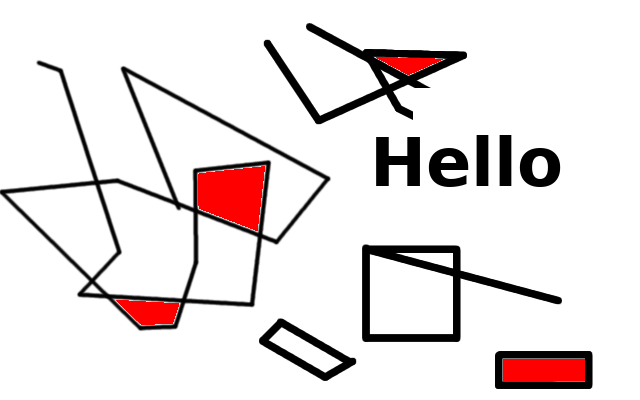
#> input picture modules/open_cv/shapes.png, 640 x 400 px
$ python detect_corners.py
#> lines starting #> are read from the running program, lines starting #| are printed output that depends on the picture; after the words box and inside, x2 and y2 are one past the last pixel; in counts of white or black regions, pixels touching at a corner belong together
import numpy as np
import cv2

image = cv2.imread("shapes.png")
#> image is the input picture: shape (400, 640, 3); mean B, G, R 225.1, 225.1, 231.9
image_gray = cv2.cvtColor(image, cv2.COLOR_BGR2GRAY)
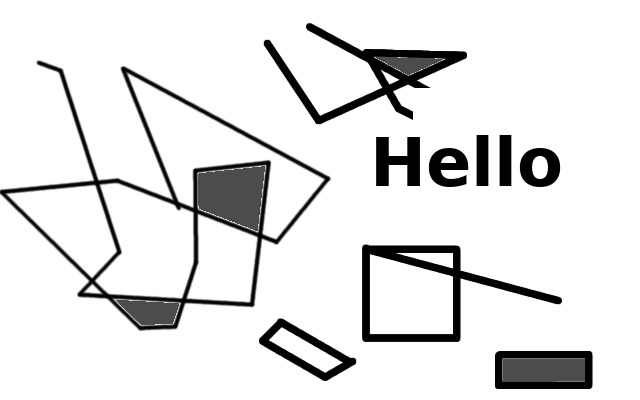
#> image_gray: shape (400, 640); min 0, max 255, mean 227.1
image_gray = np.float32(image_gray)

corners = cv2.goodFeaturesToTrack(image_gray, 1000, 0.01, 10)
#> corners = 125 rows, first 8: [465, 176], [442, 171], [454, 161], [452, 267], [442, 161], [412, 119], [461, 279], [452, 253]
corners = np.int0(corners)

for corner in corners:
    x, y = corner.ravel()
    cv2.circle(image, (x, y), 3, (0, 255, 0), 2)
#> this loop made 125 passes
#> (x, y) on passes 1 to 12: (465, 176), (442, 171), (454, 161), (452, 267), (442, 161), (412, 119), (461, 279), (452, 253), (341, 362), (452, 333), (370, 255), (370, 333)
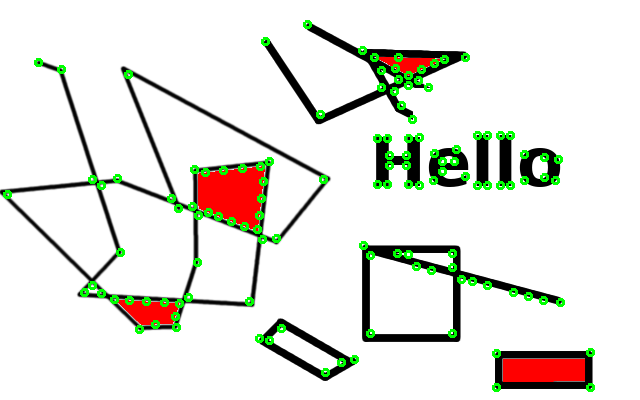
#> image: shape (400, 640, 3); 2.88% of pixels changed, all inside (x1, y1, x2, y2) = (3, 20, 595, 392)

cv2.imshow("Image", image)
cv2.waitKey()
